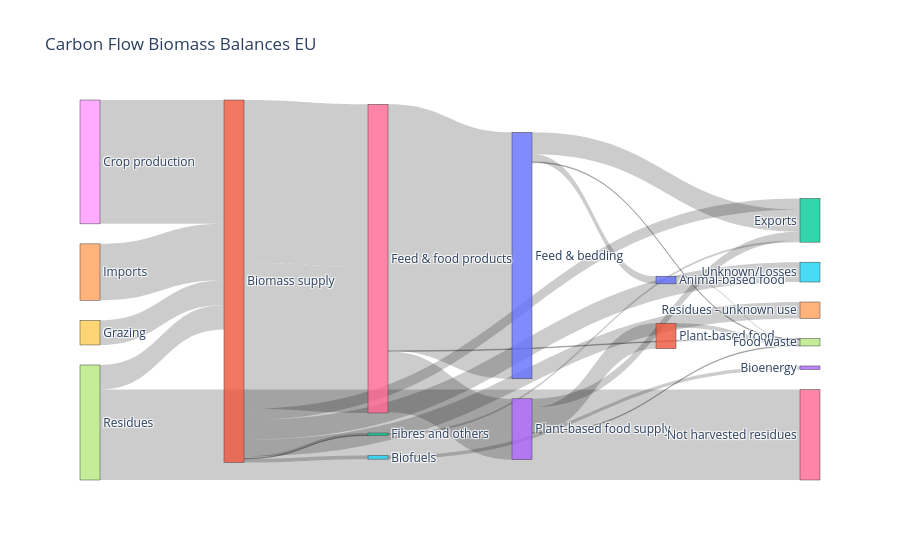

Source (notebook cell):
### Markdown cell above
# Biomass from Eurostat balances (unbalanced)

### Code cell
# Load the CSV
df_biomass_2022 = pd.read_csv("/Users/charlottewestenberg/Thesis/00data/from_excel/biomass_uses_and_flows_2022_2.csv")

# Create list of unique nodes
nodes = list(pd.concat([df_biomass_2022["Source"], df_biomass_2022["Target"]]).unique())

# Create dictionary mapping node name -> index
node_dict = {name: i for i, name in enumerate(nodes)}

# Map names to numeric IDs
df_biomass_2022["source_id"] = df_biomass_2022["Source"].map(node_dict)
df_biomass_2022["target_id"] = df_biomass_2022["Target"].map(node_dict)

#calculate outflows per source and target nodes
source_totals = df_biomass_2022.groupby("Source")["Value C (TONNES)"].sum()
node_inflow = df_biomass_2022.groupby("Target")["Value C (TONNES)"].sum()

labels_with_values = []
for node in nodes:
    inflow = node_inflow.get(node, 0)
    outflow = source_totals.get(node, 0)
    # choose what to display
    value = inflow if inflow > 0 else outflow
    if value > 0:
        labels_with_values.append(f"{node}<br>{value/1e6:.1f} MtC")
    else:
        labels_with_values.append(node)

# Create Sankey
fig = go.Figure(data=[go.Sankey(
    
    node=dict(
        label=nodes,
        pad=20,
        thickness=20
    ),
    
    link=dict(
        source=df_biomass_2022["source_id"],
        target=df_biomass_2022["target_id"],
        value=df_biomass_2022["Value C (TONNES)"]
    )

)])

fig.update_layout(title_text="Carbon Flow Biomass Balances EU")

fig.show()

### Figure 1 — Plotly figure (JSON) as saved in the notebook; plotly's stock layout.template omitted (floating-point values rounded to 4 significant figures)
{"data": [{"link": {"source": [0, 1, 0, 0, 2, 3, 4, 4, 5, 6, 6, 6, 6, 1, 1, 7, 3, 8, 9, 7, 1, 1, 1, 1, 1, 0, 6, 3, 10, 11], "target": [10, 12, 12, 12, 12, 12, 1, 1, 13, 0, 0, 3, 3, 14, 15, 16, 11, 1, 1, 1, 5, 6, 6, 2, 2, 17, 17, 17, 17, 17], "value": [13820000.0, 20380000.0, 27240000.0, 12290000.0, 3674000.0, 15550000.0, 78990000.0, 23160000.0, 6483000.0, 230400000.0, 215500000.0, 62890000.0, 47340000.0, 29800000.0, 35890000.0, 163700000.0, 46090000.0, 224100000.0, 44620000.0, 44480000.0, 6483000.0, 294600000.0, 264100000.0, 4095000.0, 567300.0, 1369000.0, 1245000.0, 1253000.0, 1947000.0, 7731000.0]}, "node": {"label": ["Feed & bedding", "Biomass supply", "Fibres and others", "Plant-based food supply", "Imports", "Biofuels", "Feed & food products", "Residues", "Crop production", "Grazing", "Animal-based food", "Plant-based food", "Exports", "Bioenergy", "Residues - unknown use", "Unknown/Losses", "Not harvested residues", "Food waste"], "pad": 20, "thickness": 20}, "type": "sankey"}], "layout": {"title": {"text": "Carbon Flow Biomass Balances EU"}}}
